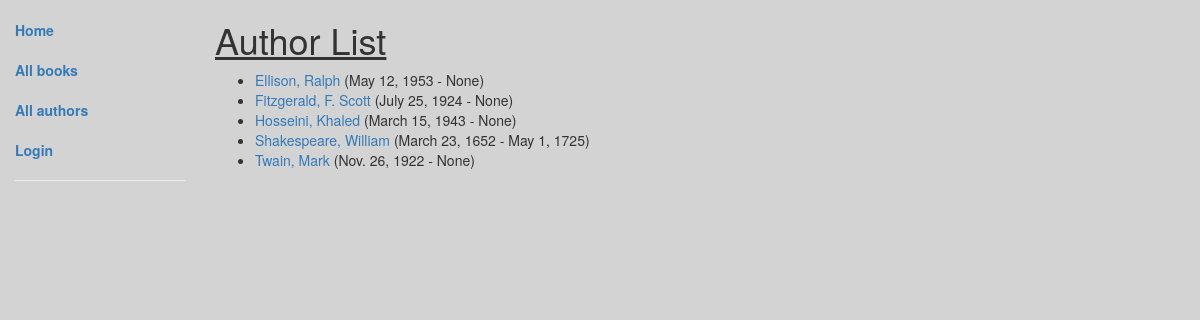
Screenshot of /catalog/authors/ with the database file from the repository.
### catalog/models.py (models this page shows, shortened)
class Author(models.Model):
    first_name = models.CharField(max_length=100)
    last_name = models.CharField(max_length=100)
    date_of_birth = models.DateField(null=True, blank=True)
    date_of_death = models.DateField('Died', null=True, blank=True)
    class Meta:
        ordering = ["last_name","first_name"]
    def get_absolute_url(self):
        return reverse('author-detail', args=[str(self.id)])

### catalog/views.py (the view)
# urls.py: path('authors/', views.AuthorListView.as_view(), name='authors'),
class AuthorListView(generic.ListView):
    model = Author
    paginate_by = 10

### catalog/templates/catalog/author_list.html (shortened to what this page needs)
{% extends "base_generic.html" %}
{% block content %}
    <h1><u>Author List</u></h1>
    {% if author_list %}
    <ul>
      {% for author in author_list %}
      <li>
        <a href="{{ author.get_absolute_url }}">{{ author.last_name }}, {{author.first_name}}</a> ({{author.date_of_birth}} - {{author.date_of_death}})
      </li>
      {% endfor %}
    </ul>
    {% else %}
      <p>There are no authors.</p>
    {% endif %}
{% endblock %}

### catalog/templates/base_generic.html (shortened to what this page needs)
<!DOCTYPE html>
<html lang="en">
<head>
  <link rel="stylesheet" href="https://maxcdn.bootstrapcdn.com/bootstrap/3.3.7/css/bootstrap.min.css">
  {% load static %}
  <link rel="stylesheet" href="{% static 'css/styles.css' %}">
</head>
<body>
  <div class="container-fluid">
    <div class="row">
      <div class="col-sm-2">
      {% block sidebar %}
      <ul class="sidebar-nav">
          <li><a href="{% url 'index' %}"><strong>Home</strong></a></li>
          <br>
          <li><a href="{% url 'books' %}"><strong>All books</strong></a></li>
          <br>
	  <li><a href="{% url 'authors' %}"><strong>All authors</strong></a></li>
          {% if user.is_authenticated %}
          <br>
	  <li>User: {{ user.get_username }}</li>
          <br>
	  <li><a href="{% url 'my-borrowed' %}"><strong>My Borrowed</strong></a></li>
          <br>
	  <li><a href="{% url 'logout'%}?next={{request.path}}"><strong>Logout</strong></a></li>
          {% else %}
          <br>
	  <li><a href="{% url 'login'%}?next={{request.path}}"><strong>Login</strong></a></li>
          {% endif %}
      </ul>
      <hr>
      {% endblock %}
      </div>
      <div class="col-sm-10 ">
      {% block content %}{% endblock %}
      </div>
    </div>
  </div>
</body>
</html>

### catalog/static/css/styles.css (style rules this page uses)
.sidebar-nav { margin-top: 20px; padding: 0; list-style: none; }
body { background-color: #d3d3d3; }

### rows the page displays
Author: last_name "Ellison", first_name "Ralph", date_of_birth "May 12, 1953", date_of_death "None"
Author: last_name "Fitzgerald", first_name "F. Scott", date_of_birth "July 25, 1924", date_of_death "None"
Author: last_name "Hosseini", first_name "Khaled", date_of_birth "March 15, 1943", date_of_death "None"
Author: last_name "Shakespeare", first_name "William", date_of_birth "March 23, 1652", date_of_death "May 1, 1725"
Author: last_name "Twain", first_name "Mark", date_of_birth "Nov. 26, 1922", date_of_death "None"
